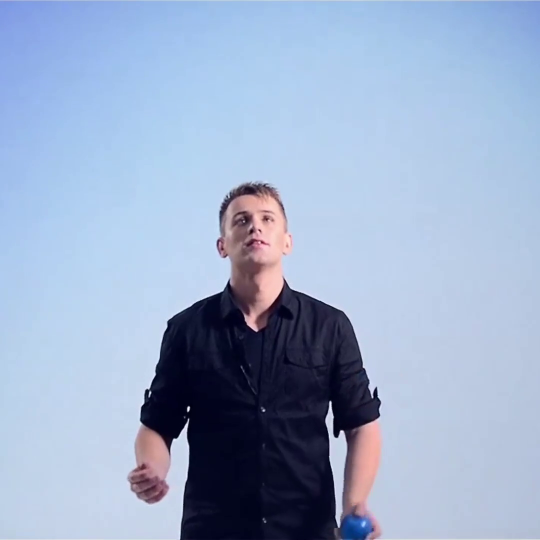
#> input picture frame 22 of 4. Dense Optical Flow/input/Adv-IP.mp4, 1080 x 1080 px (shown at 1/2 size)
$ python dense_optital_flow.py
#> lines starting #> are read from the running program, lines starting #| are printed output that depends on the picture; after the words box and inside, x2 and y2 are one past the last pixel; in counts of white or black regions, pixels touching at a corner belong together
import cv2
import numpy as np

# Load the video
cap = cv2.VideoCapture('input/Adv-IP.mp4')

# Check if the video opened successfully
if not cap.isOpened():
    print("Error: Couldn't open the video.")
    exit()

# Get video properties
frame_width = int(cap.get(cv2.CAP_PROP_FRAME_WIDTH))
frame_height = int(cap.get(cv2.CAP_PROP_FRAME_HEIGHT))
fps = int(cap.get(cv2.CAP_PROP_FPS))

# Initialize VideoWriter
out = cv2.VideoWriter('output/dense_optical_flow_output2.mp4', cv2.VideoWriter_fourcc(*'mp4v'), fps, (frame_width, frame_height))

# Read the first frame and convert it to grayscale
ret, first_frame = cap.read()
#> first_frame is the input picture: shape (1080, 1080, 3); mean B, G, R 200.8, 172, 154.5
if not ret:
    print("Error: Couldn't read the first frame.")
    exit()

prev_gray = cv2.cvtColor(first_frame, cv2.COLOR_BGR2GRAY)
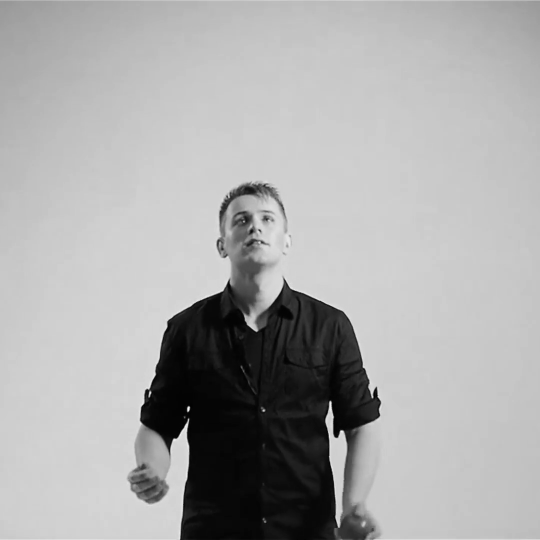
#> prev_gray: shape (1080, 1080) (shown at 1/2 size); min 0, max 255, mean 170

while cap.isOpened():
    ret, frame = cap.read()
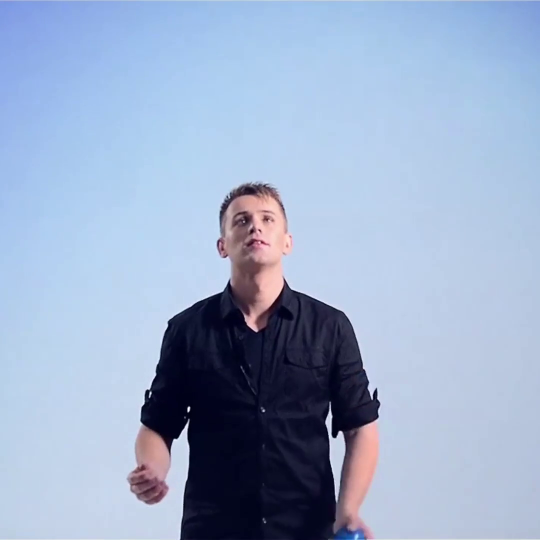
#> input picture frame 23 of 4. Dense Optical Flow/input/Adv-IP.mp4, 1080 x 1080 px (shown at 1/2 size)
#> frame is the input picture: shape (1080, 1080, 3); mean B, G, R 200.8, 172.2, 154.8
    if not ret:
        break

    # Convert the current frame to grayscale
    gray = cv2.cvtColor(frame, cv2.COLOR_BGR2GRAY)

    # Calculate dense optical flow using Farneback method
    flow = cv2.calcOpticalFlowFarneback(prev_gray, gray, None, 0.5, 3, 15, 3, 5, 1.2, 0)

    # Visualize optical flow
    magnitude, angle = cv2.cartToPolar(flow[..., 0], flow[..., 1])
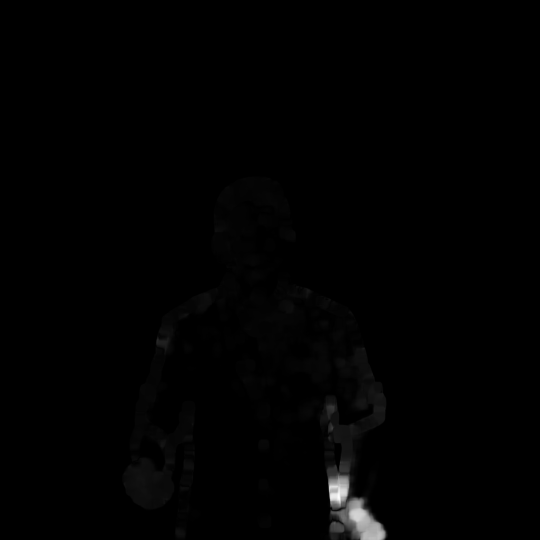
#> magnitude: shape (1080, 1080) float32 (shown at 1/2 size); min 1.48e-21, max 41.42, mean 0.3; drawn with min black and max white
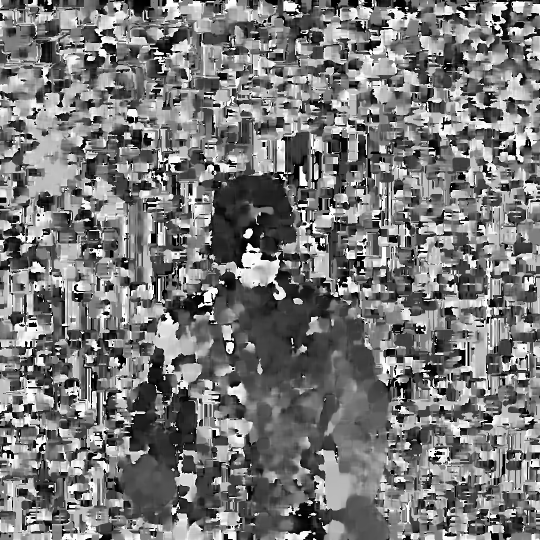
#> angle: shape (1080, 1080) float32 (shown at 1/2 size); min 2.71e-12, max 6.28, mean 2.96; drawn with min black and max white
    mask = np.zeros_like(frame)
    mask[..., 1] = 255
    mask[..., 0] = angle * 180 / np.pi / 2
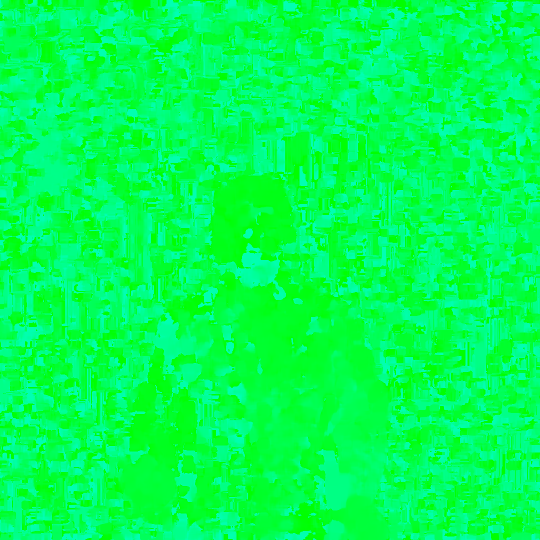
#> mask: shape (1080, 1080, 3) (shown at 1/2 size); mean of channels 0, 1, 2 84.3, 255, 0; drawn as B, G, R
    mask[..., 2] = cv2.normalize(magnitude, None, 0, 255, cv2.NORM_MINMAX)
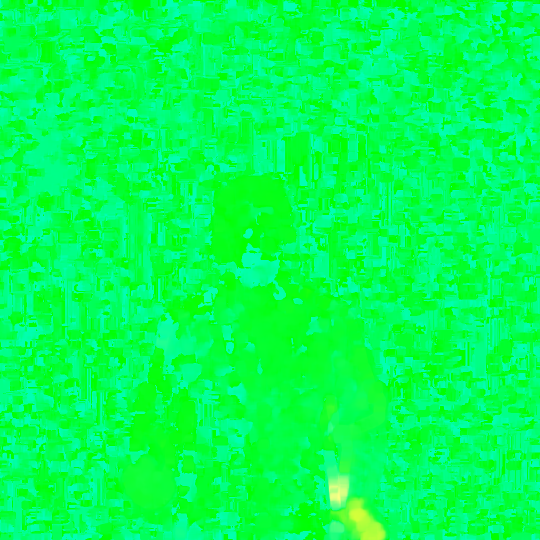
#> mask: shape (1080, 1080, 3) (shown at 1/2 size); 12.38% of pixels changed, all inside (x1, y1, x2, y2) = (243, 352, 777, 1080); drawn as B, G, R
    rgb = cv2.cvtColor(mask, cv2.COLOR_HSV2BGR)

    # Write the frame to the output video
    out.write(rgb)

    # Update the previous frame
    prev_gray = gray

    # Display the frame (optional)
    cv2.imshow('Dense Optical Flow', rgb)

    if cv2.waitKey(1) & 0xFF == ord('q'):
#> (key q is pressed here)
        break

cap.release()
out.release()
cv2.destroyAllWindows()

$ run again, starting later in the video
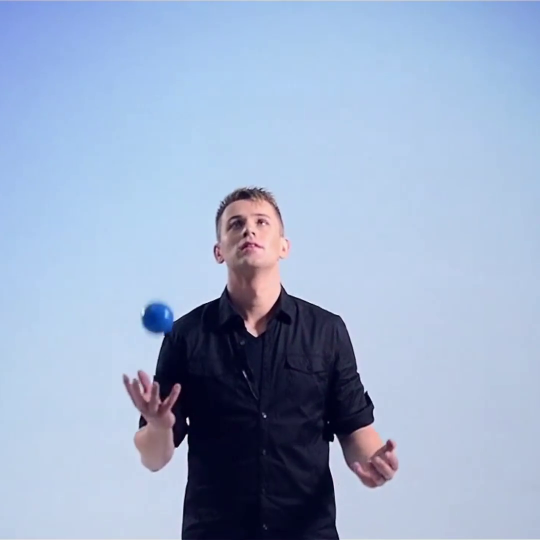
#> input picture frame 99 of 4. Dense Optical Flow/input/Adv-IP.mp4, 1080 x 1080 px (shown at 1/2 size)
#> first_frame is the input picture: shape (1080, 1080, 3); mean B, G, R 202.3, 173.4, 155.6
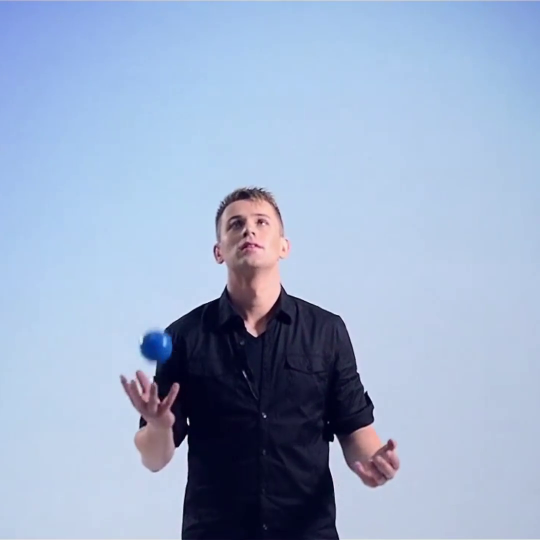
#> input picture frame 100 of 4. Dense Optical Flow/input/Adv-IP.mp4, 1080 x 1080 px (shown at 1/2 size)
#> frame is the input picture: shape (1080, 1080, 3); mean B, G, R 202.5, 173.5, 155.7
#> `mask[..., 2] = cv2.normalize(magnitude, None, 0, 255, cv2.NORM_MINMAX)`:
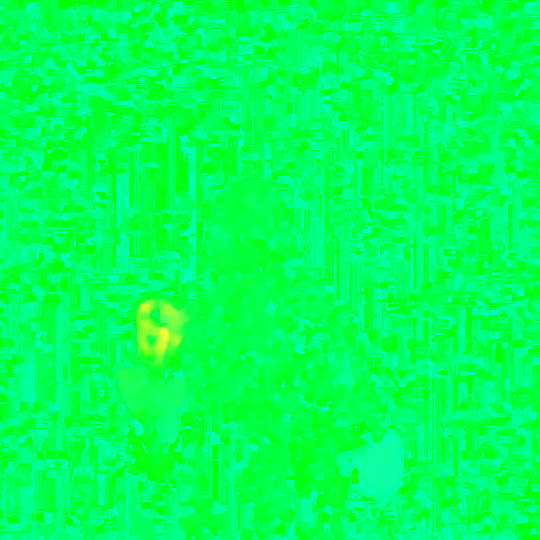
#> mask: shape (1080, 1080, 3) (shown at 1/2 size); mean of channels 0, 1, 2 88.1, 255, 1.3; drawn as B, G, R

$ run again, starting later in the video
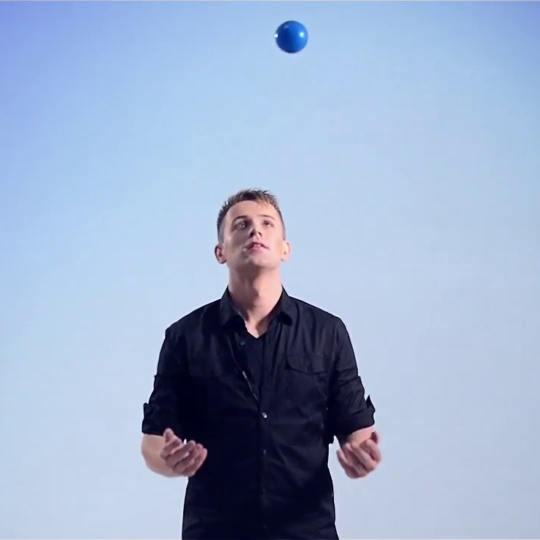
#> input picture frame 177 of 4. Dense Optical Flow/input/Adv-IP.mp4, 1080 x 1080 px (shown at 1/2 size)
#> first_frame is the input picture: shape (1080, 1080, 3); mean B, G, R 202.5, 173.6, 155.8
#> `mask[..., 2] = cv2.normalize(magnitude, None, 0, 255, cv2.NORM_MINMAX)`:
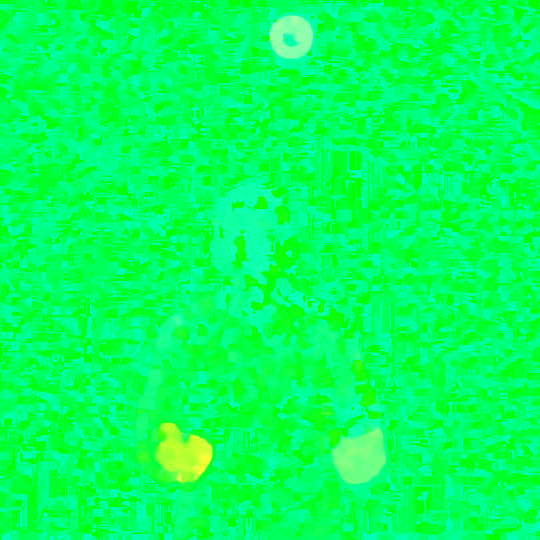
#> mask: shape (1080, 1080, 3) (shown at 1/2 size); mean of channels 0, 1, 2 92.2, 255, 3.8; drawn as B, G, R
#> `rgb = cv2.cvtColor(mask, cv2.COLOR_HSV2BGR)`:
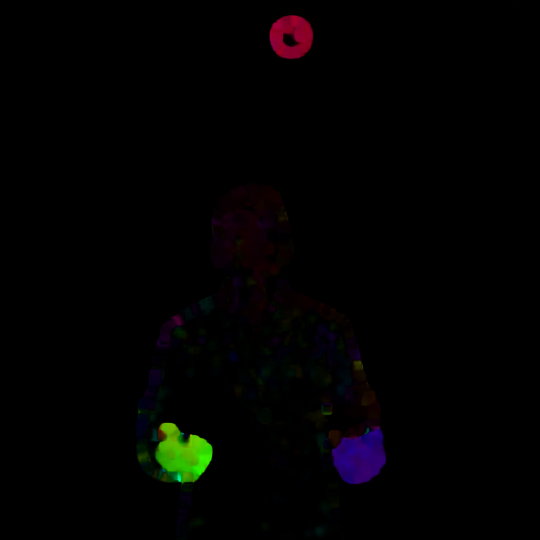
#> rgb: shape (1080, 1080, 3) (shown at 1/2 size); mean B, G, R 1.5, 1.7, 2
